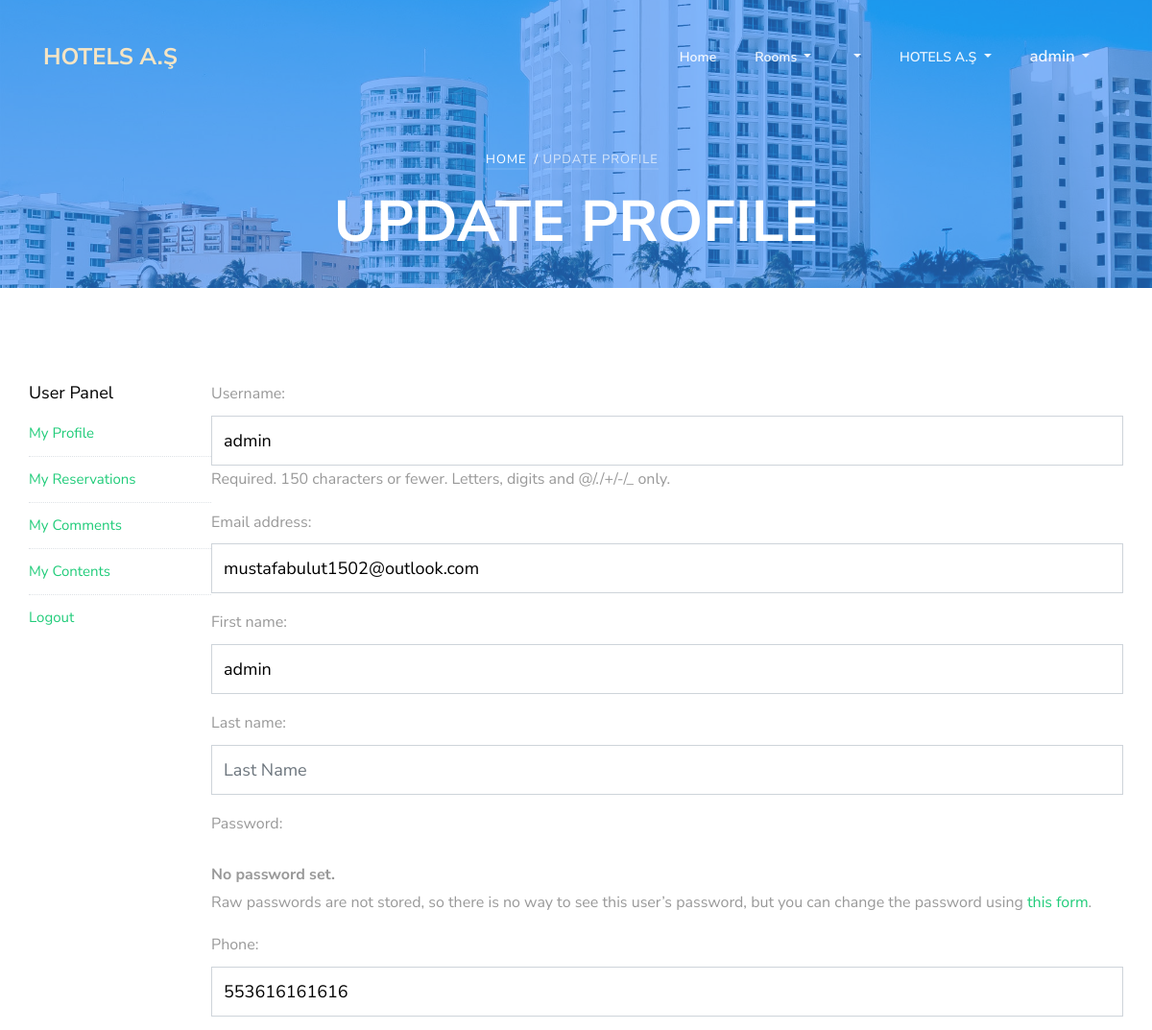
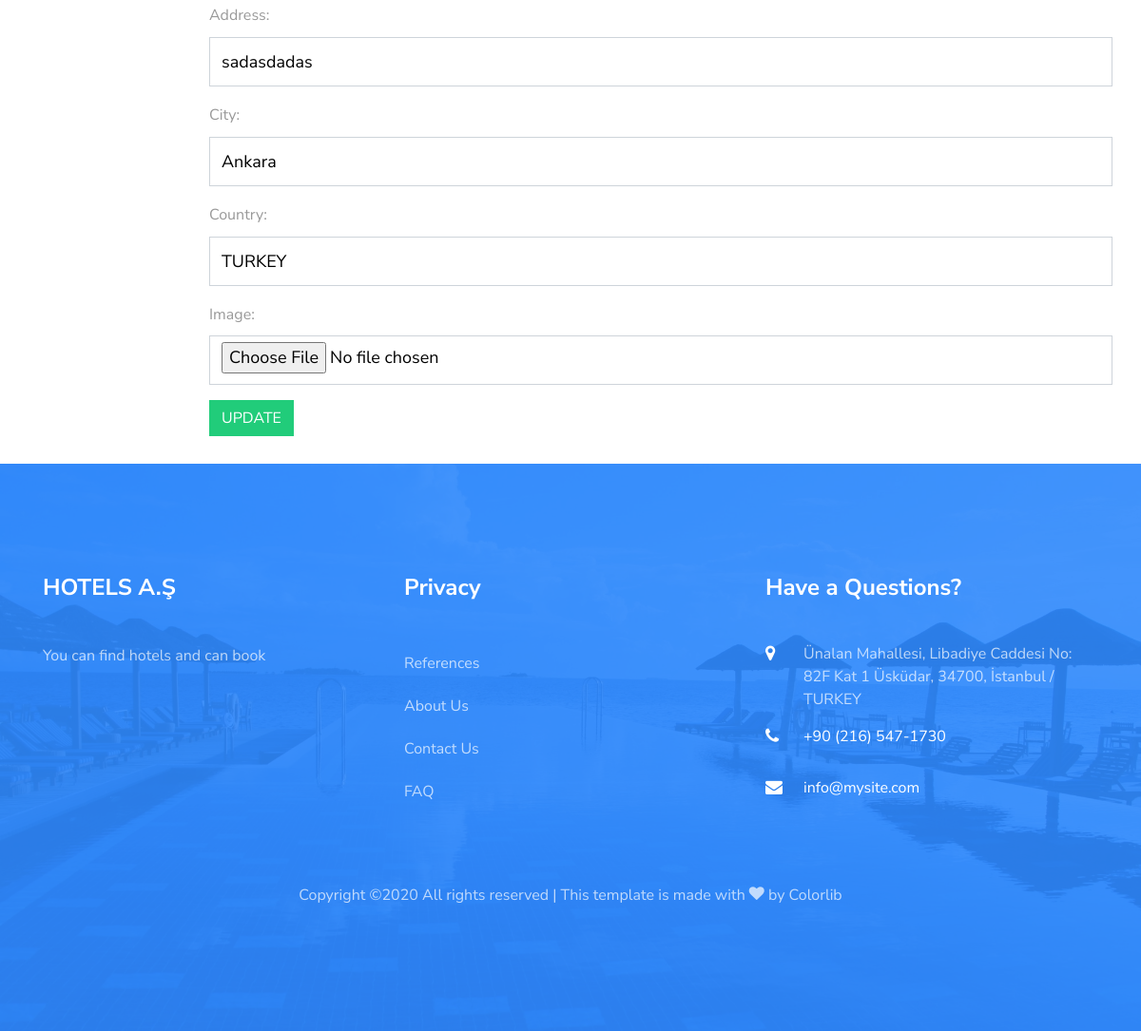
Screenshot of /user/update/ (signed in) with the database file from the repository (2 pictures, top to bottom).
### home/models.py (models this page shows, shortened)
class Setting(models.Model):
    title = models.CharField(max_length=200)
    keywords = models.CharField(max_length=255)
    description = models.CharField(max_length=255)
    company = models.CharField(max_length=80)
    address = models.CharField(max_length=255, blank=True)
    phone = models.CharField(max_length=20, blank=True)
    fax = models.CharField(max_length=20, blank=True)
    email = models.EmailField()
    smtpserver = models.CharField(max_length=255, blank=True)
    smtpemail = models.EmailField(blank=True)
    smtppassword = models.CharField(max_length=50, blank=True)
    smtpport = models.IntegerField(blank=True, null=True)
    image = models.ImageField(blank=True, upload_to='images/')
    facebook = models.CharField(max_length=80, blank=True)
    instagram = models.CharField(max_length=80, blank=True)
    twitter = models.CharField(max_length=80, blank=True)
    aboutus = RichTextUploadingField()
    contact = RichTextUploadingField()
    references = RichTextUploadingField()
    status = models.CharField(blank=True, max_length=5, choices=STATUS)
    created_at = models.DateTimeField(auto_now_add=True)
    updated_at = models.DateTimeField(auto_now=True)

### user/models.py (models this page shows, shortened)
class UserProfile(models.Model):
    user = models.OneToOneField(User, on_delete=models.CASCADE)
    phone = models.CharField(blank=True, max_length=20)
    address = models.CharField(blank=True, max_length=150)
    city = models.CharField(blank=True, max_length=20)
    country = models.CharField(blank=True, max_length=20)
    image = models.ImageField(blank=True, upload_to='images/users/')
    def image_tag(self):
        return mark_safe('<img src="{}" height="50"/>'.format(self.image.url))
    image_tag.short_description = 'Image'

### user/views.py (the view)
# urls.py: path('update/', views.update, name="update"),
@login_required(login_url='/login')
def update(request):
    if request.method == 'POST':
        user_form = UserUpdateForm(request.POST, instance=request.user)
        profile_form = UserProfileForm(
            request.POST, request.FILES, instance=request.user.userprofile)
        if user_form.is_valid() and profile_form.is_valid():
            user_form.save()
            profile_form.save()
            messages.success(request, 'Your account has been updated!')
            return redirect('/user')
        else:
            messages.warning(request, 'Check Form!')
            return redirect('/user/update')
    else:
        setting = Setting.objects.first()
        menu = Menu.objects.filter(status=True)
        category = Category.objects.filter(status=True)
        user_form = UserUpdateForm(instance=request.user)
        profile_form = UserProfileForm(instance=request.user.userprofile)
        context = {
            'setting': setting,
            'category': category,
            'menu': menu,
            'user_form': user_form,
            'profile_form': profile_form,
            'page': "Update Profile"
        }
        return render(request, 'user_update.html', context)

### user/forms.py
class UserUpdateForm(UserChangeForm):
    class Meta:
        model = User
        fields = ('username', 'email', 'first_name', 'last_name')
        widgets = {
            'username':   TextInput(attrs={'class': 'form-control', 'placeholder': 'Username'}),
            'first_name':   TextInput(attrs={'class': 'form-control', 'placeholder': 'First Name'}),
            'last_name':   TextInput(attrs={'class': 'form-control', 'placeholder': 'Last Name'}),
            'email':   EmailInput(attrs={'class': 'form-control', 'placeholder': 'Email'})
        }

### user/models.py
class UserProfileForm(ModelForm):
    class Meta:
        model = UserProfile
        fields = ['phone', 'address', 'city', 'country', 'image']
        widgets = {
            'phone':   TextInput(attrs={'class': 'form-control', 'placeholder': 'Phone'}),
            'address':   TextInput(attrs={'class': 'form-control', 'placeholder': 'Address'}),
            'city':   TextInput(attrs={'class': 'form-control', 'placeholder': 'City'}),
            'country':   TextInput(attrs={'class': 'form-control', 'placeholder': 'Country'}),
            'image':   FileInput(attrs={'class': 'form-control', 'placeholder': 'Image'})
        }

### user/templates/user_update.html (shortened to what this page needs)
{% extends 'homebase.html' %}
{% load static %}
{% block content %}
<section class="ftco-section ftco-no-pb ftco-room">
	<div class="container px-0">
		<div class="row no-gutters">
            <p>{% include 'user_panel.html' %}</p>
            <div class="col-md-10 clearfix table-responsive">
                <form method="POST" enctype ="multipart/form-data">
                    {{user_form.as_p}}
                    {{profile_form.as_p}}
                    <input type="submit" class="btn btn-primary" value="UPDATE">
                </form>
            </div>
		</div>
	</div>
</section>
<br>
{% endblock  %}

### home/templates/header.html (shortened to what this page needs)
{% load static %}
<nav class="navbar navbar-expand-lg navbar-dark ftco_navbar bg-dark ftco-navbar-light" id="ftco-navbar">
  <div class="container">
    <a class="navbar-brand" href="/"><span>{{ setting.company|linebreaksbr }}</span></a>
    <div class="collapse navbar-collapse" id="ftco-nav">
      <ul class="navbar-nav ml-auto">
        <li class="nav-item"><a href="/" class="nav-link">Home</a></li>
        <li class="nav-item dropdown">
            <a class="dropdown-toggle nav-link" href="{% url 'all-category'%}" id="dropdownMenuLink" aria-haspopup="true" aria-expanded="false">
              Rooms
            </a>
        </li>
        {% if menu %}
        {% load mptt_tags %}
        {% recursetree menu %}
            <li {% if not node.is_leaf_node %} class="nav-item dropdown"{% endif %}>
                <a class="{% if not node.is_leaf_node %}dropdown-toggle nav-link{% else %}dropdown-item{% endif %} " href="{% if node.is_leaf_node %}{% url 'menu' node.id %}{% endif %}" {% if not node.is_leaf_node %} data-toggle="dropdown" {% endif %} id="dropdownMenuLink" aria-haspopup="true" aria-expanded="false">
                </a>
            </li>
        {% endrecursetree %}
        {% endif %}
        <li class="nav-item dropdown">
            <a class="dropdown-toggle nav-link" href="#" id="dropdownMenuLink" aria-haspopup="true" aria-expanded="false">
              {{setting.company}}
            </a>
        </li>
      </ul>
      <ul class="navbar-nav mr-right">
      {% if user.id is None %}
        <li class="nav-item dropdown">
            <a class="nav-link dropdown-toggle" href="" id="navbarDropdownMenuLink" data-toggle="dropdown" aria-haspopup="true" aria-expanded="false">
            Login
            </a>
            <div class="dropdown-menu p-3">
              {% if messages %}
                {% for message in messages %}
                  <div class="alert alert-{{ message.tags }}" role="alert">
                    {{ message | safe}}
                  </div>
                {% endfor %}
              {% endif %}
              <form action="{% url 'login' %}" method="post" accept-charset="UTF-8" class="form-horizontal">
                {% csrf_token %}
                <input class="form-control login" type="text" name="username" placeholder="Username">
                <input class="form-control login" type="password" name="password" placeholder="Password">
                <input class="btn btn-primary" type="submit" name="submit" value="Login">
              </form>
              <a href="{% url 'sign_up' %}" style="color:black;">
                Sign up
              </a>
            </div>
        </li>
      {% else %}
        <li class="nav-item dropdown">
            <a class="nav-link dropdown-toggle" href="" id="navbarDropdownMenuLink" data-toggle="dropdown" aria-haspopup="true" aria-expanded="false">
            <big>{% if user.first_name %}{{user.first_name}}{% else %}{{user.username}}{% endif %}</big>
            </a>
        </li>
      {% endif %}
      </ul>
    </div>
  </div>
</nav>
{% if page != 'index' %}
<div class="hero-wrap" style="background-image: url({% static 'assets/images/bg_3.jpg' %});">
  <div class="overlay"></div>
  <div class="container">
    <div class="row no-gutters slider-text d-flex align-itemd-center justify-content-center">
      <div class="col-md-9 ftco-animate text-center d-flex align-items-end justify-content-center">
      	<div class="text">
          <p class="breadcrumbs mb-2"><span class="mr-2"><a href="{% url 'index' %}">Home</a></span>/ {% if page.lower == 'room' %}<span class="mr-2"><a href="{% url 'hotel' room.hotel_id.id room.hotel_id.slug %}">{{room.hotel_id}} /</a></span><span class="mr-2">{{room.title}}</span>{% else %}<span class="mr-2">{{page}}</span>{% endif %}</p>
          <h1 class="mb-4 bread">{% if page.lower == 'room' %}{{room}} {% else %} {{page.upper}}{% endif %}</h1>
        </div>
      </div>
    </div>
  </div>
</div>
{% endif %}

### home/templates/footer.html (shortened to what this page needs)
{% load static %}
<footer class="ftco-footer ftco-section img" style="background-image: url({% static 'assets/images/bg_4.jpg)' %};">
	<div class="overlay"></div>
  <div class="container">
    <div class="row mb-5">
      <div class="col-md">
        <div class="ftco-footer-widget mb-4">
          <h2 class="ftco-heading-2">{{setting.company}}</h2>
          <p>{{setting.description}}</p>
          <ul class="ftco-footer-social list-unstyled float-md-left float-lft mt-5">
          </ul>
        </div>
      </div>
      <div class="col-md">
         <div class="ftco-footer-widget mb-4">
          <h2 class="ftco-heading-2">Privacy</h2>
          <ul class="list-unstyled">
            <li><a href="/references" class="py-2 d-block">References</a></li>
            <li><a href="/aboutus" class="py-2 d-block">About Us</a></li>
            <li><a href="/contact" class="py-2 d-block">Contact Us</a></li>
            <li><a href="/faq" class="py-2 d-block">FAQ</a></li>
          </ul>
        </div>
      </div>
      <div class="col-md">
        <div class="ftco-footer-widget mb-4">
        	<h2 class="ftco-heading-2">Have a Questions?</h2>
        	<div class="block-23 mb-3">
              <ul>
                <li><span class="icon icon-map-marker"></span><span class="text">{{setting.address}}</span></li>
                <li><a href="tel://{{setting.phone}}"><span class="icon icon-phone"></span><span class="text">{{setting.phone}}</span></a></li>
                <li><a href="mailto:{{setting.email}}"><span class="icon icon-envelope"></span><span class="text">{{setting.email}}</span></a></li>
              </ul>
            </div>
        </div>
      </div>
    </div>
    <div class="row">
      <div class="col-md-12 text-center">
        <p>
  Copyright &copy;<script>document.write(new Date().getFullYear());</script> All rights reserved | This template is made with <i class="icon-heart color-danger" aria-hidden="true"></i> by <a href="https://colorlib.com" target="_blank">Colorlib</a>
  </p>
      </div>
    </div>
</div>
</footer>

### home/static/assets/css/icomoon.css (style rules this page uses)
[class^="icon-"], [class*=" icon-"] { font-family: 'icomoon' !important; speak: none; font-style: normal; font-weight: normal; font-variant: normal; text-transform: none; line-height: 1; -webkit-font-smoothing: antialiased; -moz-osx-font-smoothing: grayscale; }
.icon-heart:before { content: "\f004"; }
.icon-map-marker:before { content: "\f041"; }
.icon-phone:before { content: "\f095"; }
.icon-envelope:before { content: "\f0e0"; }

### rows the page displays
Setting: company "HOTELS A.Ş", description "You can find hotels and can book", address "Ünalan Mahallesi, Libadiye Caddesi No: 82F Kat 1 Üsküdar, 34700, İstanbul / TURKEY", phone "+90 (216) 547-1730", email "info@mysite.com"
UserProfile: phone "553616161616", address "sadasdadas", city "Ankara", country "TURKEY"

### other values shown
{{ user.first_name }} "admin"
{{ page }} "UPDATE PROFILE"
{{ page.upper }} "UPDATE PROFILE"
